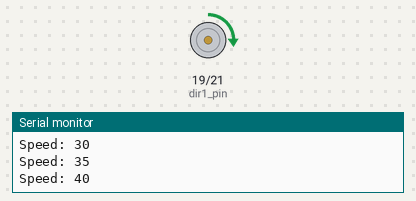
Bench run of a sketch on a simulated ESP32. Parts: motor-driver pin pairs drawn as motors (green arrow = first pin HIGH = forward, orange = second pin HIGH = backward, longer = more drive, scaled by the enable pin), the last lines printed to the serial monitor.

Above: at 0.42 s.
At 3.1 s:
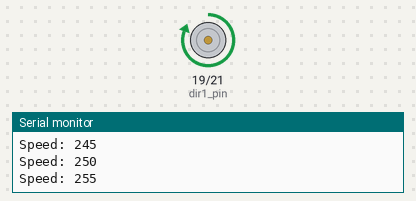
At 10.2 s:
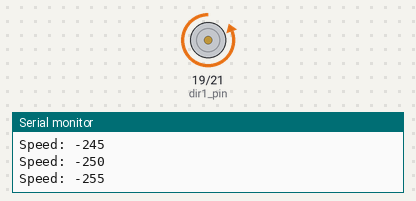
At 11.8 s:
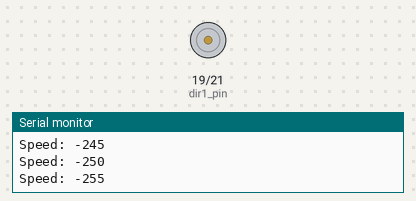
Timing chart, 0 to 16.7 s (numbered marks = the images above):
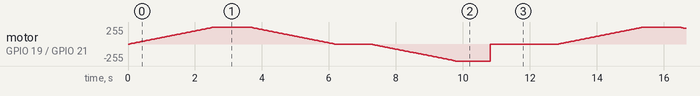

The sketch:

Code.ino
```cpp
#define pwm_pin   18    // PWM pin (ENA)
#define dir1_pin  19    // Direction pin 1 (IN1)
#define dir2_pin  21    // Direction pin 2 (IN2)

// PWM Configuration
#define pwm_freq 1000  // 1 kHz
#define pwm_res 8     // 8-bit resolution(0–255)

void setup() {
  Serial.begin(9600);

  pinMode(dir1_pin, OUTPUT);
  pinMode(dir2_pin, OUTPUT);

  // attach pwm pin
  ledcAttach(pwm_pin, pwm_freq, pwm_res);
}

// Set motor speed (-255 to 255) --> -255 to 0 to 255
void setMotorSpeed(int speed) {
  speed = constrain(speed, -255, 255);

  if (speed > 0) {
    digitalWrite(dir1_pin, HIGH);
    digitalWrite(dir2_pin, LOW);
    ledcWrite(pwm_pin, speed);
  }
  else if (speed < 0) {
    digitalWrite(dir1_pin, LOW);
    digitalWrite(dir2_pin, HIGH);
    ledcWrite(pwm_pin, -speed);
  }
  else {
    digitalWrite(dir1_pin, LOW);
    digitalWrite(dir2_pin, LOW);
    ledcWrite(pwm_pin, 0); // stop the motor
  }
}

void loop() {

  // speed increasing
  for (int speed = 0; speed <= 255; speed += 5) {
    setMotorSpeed(speed);
    Serial.print("Speed: "); Serial.println(speed);
    delay(50);
  }
  delay(1000);

  // slowing down
  for (int speed = 255; speed >= 0; speed -= 5) {
    setMotorSpeed(speed);
    Serial.print("Speed: "); Serial.println(speed);
    delay(50);
  }
  delay(1000);

  // reversing
  for (int speed = 0; speed >= -255; speed -= 5) {
    setMotorSpeed(speed);
    Serial.print("Speed: "); Serial.println(speed);
    delay(50);
  }
  delay(1000);

  setMotorSpeed(0);
  delay(2000);
}
```
